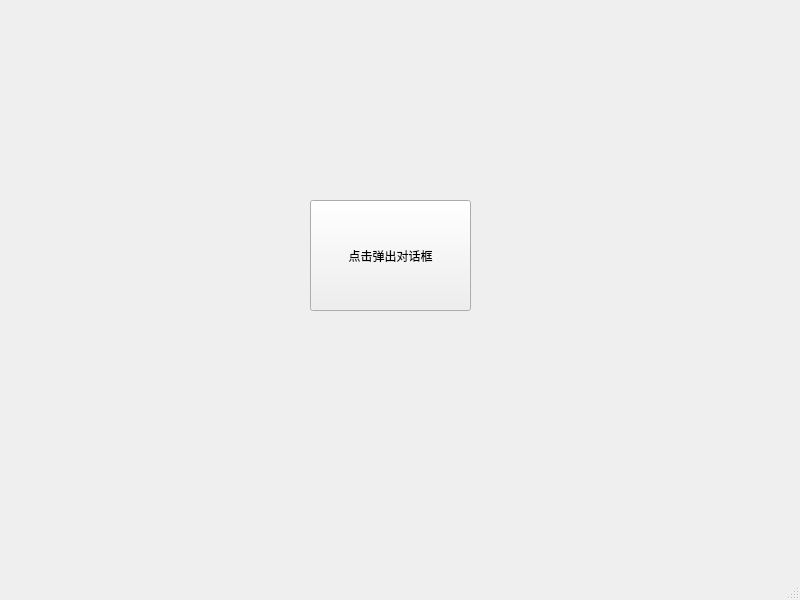
<?xml version="1.0" encoding="UTF-8"?>
<ui version="4.0">
 <class>MainWindow</class>
 <widget class="QMainWindow" name="MainWindow">
  <property name="geometry">
   <rect>
    <x>0</x>
    <y>0</y>
    <width>800</width>
    <height>600</height>
   </rect>
  </property>
  <property name="windowTitle">
   <string>MainWindow</string>
  </property>
  <widget class="QWidget" name="centralwidget">
   <widget class="QPushButton" name="pushButton">
    <property name="geometry">
     <rect>
      <x>310</x>
      <y>200</y>
      <width>161</width>
      <height>111</height>
     </rect>
    </property>
    <property name="text">
     <string>点击弹出对话框</string>
    </property>
   </widget>
  </widget>
  <widget class="QMenuBar" name="menubar">
   <property name="geometry">
    <rect>
     <x>0</x>
     <y>0</y>
     <width>800</width>
     <height>25</height>
    </rect>
   </property>
  </widget>
  <widget class="QStatusBar" name="statusbar"/>
 </widget>
 <resources/>
 <connections/>
</ui>
